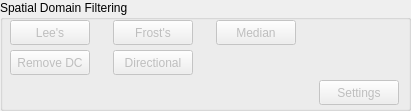
   <widget class="QGroupBox" name="panelSpacefilt">
    <property name="geometry">
     <rect>
      <x>480</x>
      <y>540</y>
      <width>411</width>
      <height>111</height>
     </rect>
    </property>
    <property name="sizePolicy">
     <sizepolicy hsizetype="MinimumExpanding" vsizetype="MinimumExpanding">
      <horstretch>0</horstretch>
      <verstretch>0</verstretch>
     </sizepolicy>
    </property>
    <property name="title">
     <string>Spatial Domain Filtering</string>
    </property>
    <widget class="QPushButton" name="pbMedianfilt">
     <property name="enabled">
      <bool>false</bool>
     </property>
     <property name="geometry">
      <rect>
       <x>216</x>
       <y>20</y>
       <width>80</width>
       <height>25</height>
      </rect>
     </property>
     <property name="sizePolicy">
      <sizepolicy hsizetype="MinimumExpanding" vsizetype="MinimumExpanding">
       <horstretch>0</horstretch>
       <verstretch>0</verstretch>
      </sizepolicy>
     </property>
     <property name="text">
      <string>Median</string>
     </property>
    </widget>
    <widget class="QPushButton" name="pbLeefilt">
     <property name="enabled">
      <bool>false</bool>
     </property>
     <property name="geometry">
      <rect>
       <x>10</x>
       <y>20</y>
       <width>80</width>
       <height>25</height>
      </rect>
     </property>
     <property name="sizePolicy">
      <sizepolicy hsizetype="MinimumExpanding" vsizetype="MinimumExpanding">
       <horstretch>0</horstretch>
       <verstretch>0</verstretch>
      </sizepolicy>
     </property>
     <property name="text">
      <string>Lee's</string>
     </property>
    </widget>
    <widget class="QPushButton" name="pbRemoveDC">
     <property name="enabled">
      <bool>false</bool>
     </property>
     <property name="geometry">
      <rect>
       <x>10</x>
       <y>50</y>
       <width>80</width>
       <height>25</height>
      </rect>
     </property>
     <property name="sizePolicy">
      <sizepolicy hsizetype="MinimumExpanding" vsizetype="MinimumExpanding">
       <horstretch>0</horstretch>
       <verstretch>0</verstretch>
      </sizepolicy>
     </property>
     <property name="text">
      <string>Remove DC</string>
     </property>
    </widget>
    <widget class="QPushButton" name="pbFrostfilt">
     <property name="enabled">
      <bool>false</bool>
     </property>
     <property name="geometry">
      <rect>
       <x>113</x>
       <y>20</y>
       <width>80</width>
       <height>25</height>
      </rect>
     </property>
     <property name="sizePolicy">
      <sizepolicy hsizetype="MinimumExpanding" vsizetype="MinimumExpanding">
       <horstretch>0</horstretch>
       <verstretch>0</verstretch>
      </sizepolicy>
     </property>
     <property name="text">
      <string>Frost's</string>
     </property>
    </widget>
    <widget class="QPushButton" name="pbDirfilt">
     <property name="enabled">
      <bool>false</bool>
     </property>
     <property name="geometry">
      <rect>
       <x>113</x>
       <y>50</y>
       <width>80</width>
       <height>25</height>
      </rect>
     </property>
     <property name="sizePolicy">
      <sizepolicy hsizetype="MinimumExpanding" vsizetype="MinimumExpanding">
       <horstretch>0</horstretch>
       <verstretch>0</verstretch>
      </sizepolicy>
     </property>
     <property name="text">
      <string>Directional</string>
     </property>
    </widget>
    <widget class="QPushButton" name="pbFiltprm">
     <property name="enabled">
      <bool>false</bool>
     </property>
     <property name="geometry">
      <rect>
       <x>319</x>
       <y>80</y>
       <width>80</width>
       <height>25</height>
      </rect>
     </property>
     <property name="sizePolicy">
      <sizepolicy hsizetype="MinimumExpanding" vsizetype="MinimumExpanding">
       <horstretch>0</horstretch>
       <verstretch>0</verstretch>
      </sizepolicy>
     </property>
     <property name="text">
      <string>Settings</string>
     </property>
    </widget>
   </widget>
